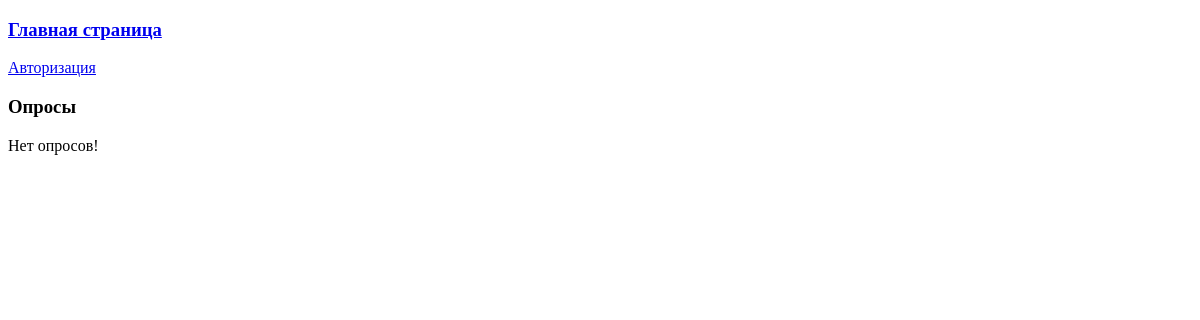
Before: /polls with the older database file.
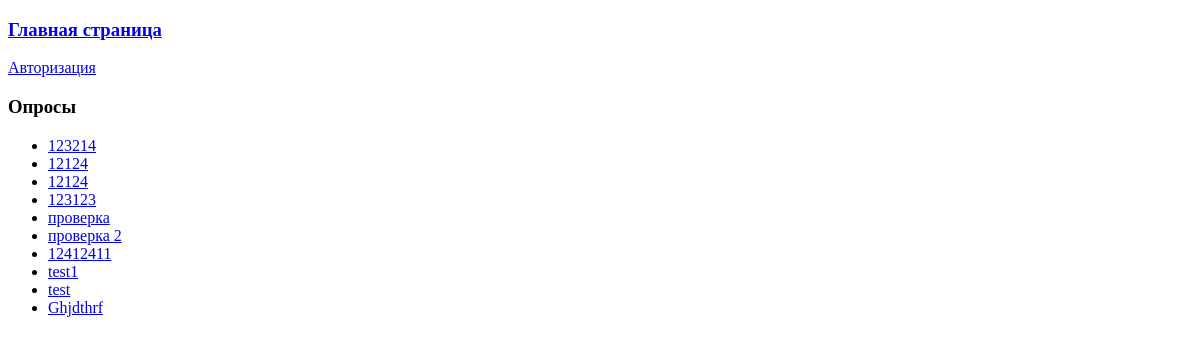
After: the same page with the newer database file.
### monolith/models.py (models this page shows, shortened)
class Post(models.Model):
    name = models.CharField(max_length=254, verbose_name='Название поста', blank=False)
    content = models.TextField(blank=True, default=" ", null=True)
    date_created = models.DateTimeField(auto_now_add=True, verbose_name='Дата публикации')
    photo = models.ImageField(verbose_name='Фото', upload_to='photo', null=True, blank=True)

### monolith/views.py (the view)
# urls.py: path('polls', PollsList.as_view(), name='polls_list'),
class PollsList(generic.ListView):
    template_name = 'polls/polls_list.html'
    context_object_name = 'list'
    def get_queryset(self):
        return Post.objects.all()

### monolith/templates/polls/polls_list.html
{% extends 'base.html' %}
{% block content %}
<h3>Опросы</h3>
{% if list %}
<ul>
    {% for post in list %}
    <li><a href="{% url 'detail' post.id %}">{{post.name}}</a></li>
    {% endfor %}
</ul>
{% else %}
<p>
    Нет опросов!
</p>
{% endif %}
{% endblock %}

Changed rows visible on the page:
added Post: name "123214"
added Post: name "12124"
added Post: name "12124"
added Post: name "123123"
added Post: name "проверка"
added Post: name "проверка 2"
added Post: name "12412411"
added Post: name "test1"
added Post: name "test"
added Post: name "Ghjdthrf"
Other visible differences:
text no longer shown: "Нет опросов!"
